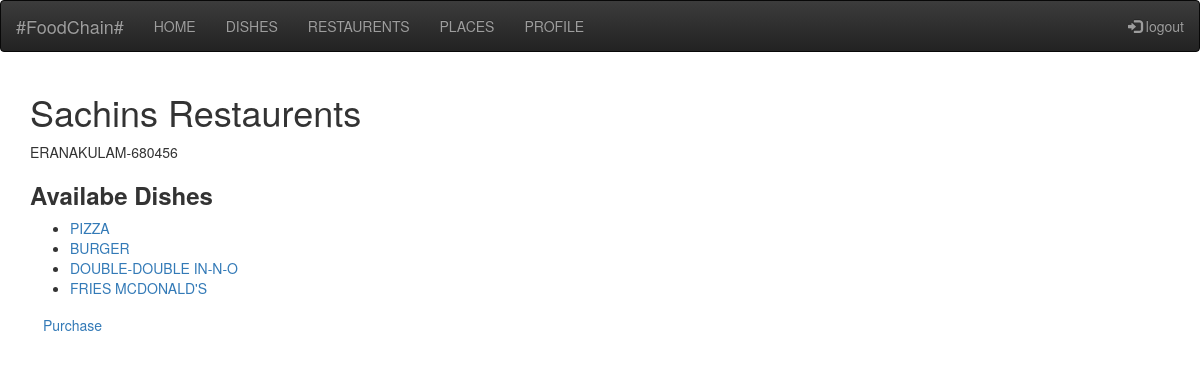
Page /restaurent/5/ (signed in) on the committed database.
### FoodChain/models.py (models this page shows, shortened)
class Restorent(models.Model):
    r_id = models.IntegerField("Restorent ID", primary_key=True)
    r_name = models.CharField("Restorent name", max_length=20)
    r_place = models.ForeignKey(Place, on_delete=models.CASCADE)
    dishes = models.ManyToManyField(Dishes)
    address = models.OneToOneField(Address, on_delete=models.CASCADE, verbose_name='Address', null=True)
    image_resr = models.ImageField(null=True,default='media/pro_pic/Non_pic/download.jpj/',upload_to="media/rest_pic/")

class Place(models.Model):
    def validate(x):
        if len(str(x)) != 6:
            raise ValidationError("PIN number must be 6 digit number")
    Pin = models.IntegerField("Place ID", primary_key=True, validators=[validate])
    p_name = models.CharField("Place Name", max_length=20)
    def __str__(self):
        return '{}-{}'.format(self.p_name, self.Pin)

class Dishes(models.Model):
    d_id = models.IntegerField("Dish ID", primary_key=True)
    d_name = models.CharField("Dishes name", max_length=20)
    price = models.IntegerField("Prices")
    status = models.BooleanField()
    image = models.ImageField(null=True, upload_to="media/dish_pic/")

### FoodChain/views.py (the view)
# urls.py: path('restaurent/<int:pk>/', RestDetailedView.as_view(),name='restaurentDetails'),
class RestDetailedView(LoginRequiredMixin, DetailView):
    model = Restorent
    template_name = 'FoodChain/restaurent_details.html'
    context_object_name = 'restd'

### templates/FoodChain/restaurent_details.html
<!DOCTYPE html>
{% extends "base_generic.html" %}
{% block content %}
<h1>{{ restd.r_name }}</h1>
<p>{{restd.r_place }}</p>
<h3><strong>Availabe Dishes</strong> </h3>
<ul>
 {% for dish in restd.dishes.all %}
    <li>
         <a href="{% url 'foodchain:dishdetails' dish.pk %}">{{ dish.d_name}}</a>
    </li>
{% endfor %}
</ul>
<a class="btn" href="{% url 'foodchain:restcreate' pk=restd.pk %}">Purchase</a>
{% endblock %}

### rows in the picture
Restorent: r_name "Sachins Restaurents", r_place "ERANAKULAM-680456"
Dishes: d_name "PIZZA"
Dishes: d_name "BURGER"
Dishes: d_name "DOUBLE-DOUBLE IN-N-O"
Dishes: d_name "FRIES MCDONALD'S"
